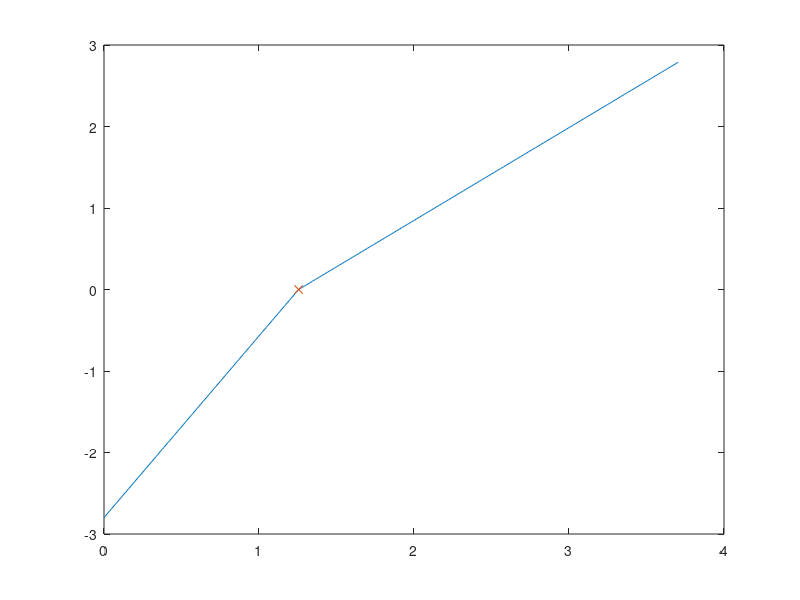

This figure's MATLAB source: (Note: this script raises an error after producing the figure.)

RND = @(l, u) rand(1)*(u-l) + l;

clc

%  Create test E-P uniform
start = 0;
stop = RND(3, 5);
span = stop-start;
mid_point = RND(start+0.2*span, stop - 0.3*span);
step = RND(0.001, 0.01);
amp = RND(2, 3);


k1 = amp/(mid_point - start);
k2 = amp/(stop - mid_point);

x1 = start : step : mid_point;
x2 = mid_point : step : stop;

y1 = k1*(x1 - mid_point);
y2 = k2*(x2 - mid_point);

x = [x1 x2];
y = [y1 y2] + 0.0;

clearvars x1 x2 y1 y2


plot(x, y)
hold on
plot(mid_point, 0, 'x')


loop.E.p = x;
loop.P.p = y;
loop.I = y;

med = getting_median(loop);

xline(med)


getting_mean(loop)

y2 = y;
y2 = y2 - min(y2);

sum(y2.*x)/sum(y2)
